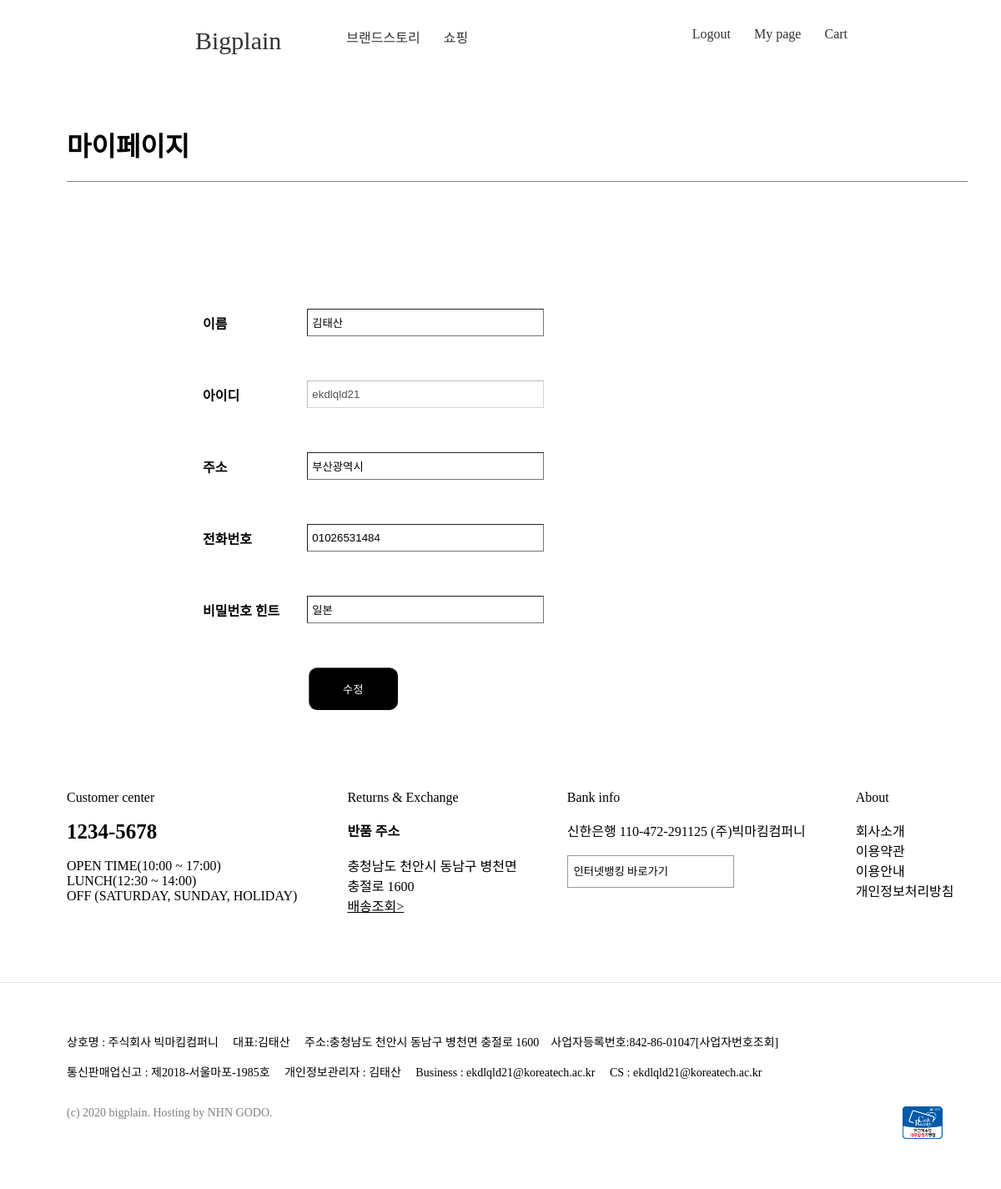
Page /php/mypage.php (signed in) on the committed database.
### tables this page shows
CREATE TABLE `userdata` (
  `id` int(11) NOT NULL,
  `email` char(100) NOT NULL,
  `password` char(100) NOT NULL,
  `name` char(100) NOT NULL,
  `address` char(100) NOT NULL,
  `phone` char(100) NOT NULL,
  `createDate` timestamp NOT NULL DEFAULT current_timestamp() ON UPDATE current_timestamp(),
  `hint` char(100) NOT NULL
);

### php/mypage.php (the view, shortened to what this page needs)
<?php
	if(isset($_SESSION['userid'])){
		$userid = $_SESSION['userid'];
	}
	else $userid = "";
	$conn = mysqli_connect("localhost", "root", "123456", "TermProject") or die ("DB연결실패");
	mysqli_query($conn, "set session character_set_connection=utf8;");
    mysqli_query($conn, "set session character_set_results=utf8;");
    mysqli_query($conn, "set session character_set_client=utf8;");
    $sql = "SELECT * FROM userdata WHERE email='$userid'";
    $query = mysqli_query($conn, $sql);
    $data = mysqli_fetch_array($query);
?>
<html>
<head>
	<link rel="stylesheet" type="text/css" href="/TermProject/css/index.css">
	<link rel="stylesheet" type="text/css" href="/TermProject/css/mypage.css">
</head>
<body>
	<div class="top_header">
		<div id="leftnavbar">
			<div id="mainlogo">
				<a href="index.php"> Bigplain </a>
			</div>
			<a href="company.php"> 브랜드스토리 </a>
			<a href="goods_list.php"> 쇼핑 </a>
		</div>
		<?php
			if($userid != ""){
				?>
				<div id="rightnavbar">
					<a href="cart.php"> Cart </a>
					<a href="mypage.php"> My page </a>
					<a onclick="logout();"> Logout </a>
				</div>
				<?php
			}
				?>
	</div>
	<div class="mypagehead">
		<h1> 마이페이지 </h1>
	</div>
	<form action='editprocess.php' method="POST" id="editform">
		<div class= "mypage">
			<table>
				<tr>
					<th>이름</th>
					<td><input type="text" name="name" class="form-control" id="name" value=<?=$data['name']?>></td>
				</tr>
				<tr>
					<th>아이디</th>
					<td><input type="text" name="email" class="form-control" id="email" value=<?=$data['email']?> disabled></td>
				</tr>
				<tr>
					<th>주소</th>
					<td><input type="text" name="address" class="form-control" id="address" value=<?=$data['address']?>></td>
				</tr>
				<tr>
					<th>전화번호</th>
					<td><input type="text" name="phone" class="form-control" id="phone" value=<?=$data['phone']?>></td>
				</tr>
				<tr>
					<th>비밀번호 힌트</th>
					<td><input type="text" name="hint" class="form-control" id="hint" value=<?=$data['hint']?>></td>
				</tr>
			</table>
			<div class="submit">
				<input type="button" id="editbutton" class="form-control-button" value="수정">
			</div>
		</div>
	</form>
		<div class="bottom-top">
			<div id="info-unit">
				<div id="head">
					Customer center
				</div>
				<br>
				<strong style="font-size:25px;"> 1234-5678 </strong>
				<br>
				<br>
				OPEN TIME(10:00 ~ 17:00)
				<br>
				LUNCH(12:30 ~ 14:00)
				<br>
				OFF (SATURDAY, SUNDAY, HOLIDAY)
			</div>
			<div id="info-unit">
				<div id="head">
					Returns & Exchange
				</div>
				<br>
				<strong>반품 주소</strong>
				<br>
				<br>
				충청남도 천안시 동남구 병천면
				<br>
				충절로 1600
				<br>
				<u onclick="location.href = 'https://service.epost.go.kr/iservice/usr/trace/usrtrc001k01.jsp'">배송조회></u>
			</div>
			<div id="info-unit">
				<div id="head">
					Bank info
				</div>
				<br>
				신한은행 110-472-291125 (주)빅마킴컴퍼니
				<br>
				<br>
				<select onchange="if(this.value) window.open(this.value);">
					<option selected>인터넷뱅킹 바로가기</option>
				</select>
			</div>
			<div id="info-unit">
				<div id="head">
					About
				</div>
				<br>
				<span onclick="location.href='company.php'">회사소개</span>
				<br>
				<span>이용약관</span>
				<br>
				<span>이용안내</span>
				<br>
				<span>개인정보처리방침</span>
			</div>
		</div>
		<div class="bottom-down">
			상호명 : 주식회사 빅마킴컴퍼니 &nbsp;&nbsp;&nbsp;  대표:김태산  &nbsp;&nbsp;&nbsp; 주소:충청남도 천안시 동남구 병천면 충절로 1600   &nbsp;&nbsp;&nbsp;사업자등록번호:842-86-01047[사업자번호조회]<br><br>
			통신판매업신고 : 제2018-서울마포-1985호  &nbsp;&nbsp;&nbsp; 개인정보관리자 : 김태산  &nbsp;&nbsp;&nbsp;  Business : ekdlqld21@koreatech.ac.kr   &nbsp;&nbsp;&nbsp; CS : ekdlqld21@koreatech.ac.kr<br><br><br>
			<div id="copy">
				(c) 2020 bigplain. Hosting by NHN GODO.
				<img src="/TermProject/img/seel.png">
			</div>
		</div>
</body>
</html>

### css/index.css (style rules this page uses)
#leftnavbar a { float: left; }
#rightnavbar a { float: right; }
.top_header { position: fixed; top:0; left:0; right: 0; padding-left: 220px; padding-right: 170px; padding-top: 18px; padding-bottom: 18px; overflow: hidden; background-color: #fff; background-color: rgba(255, 255, 255, 0.5); z-index: 1; }
.top_header a { color: #333; text-align: center; padding: 14px; text-decoration: none; font-size: 16px; }
#mainlogo a { margin-right: 50px; font-size: 30; }
* { box-sizing:border-box }
.bottom-top { padding-top: 80px; padding-left: 20px; padding-bottom: 80px ; display: flex; border-bottom: solid; border-bottom-color: #E2E2E2; border-width: thin; }
select { width: 200px; padding: .8em .5em; font-family: inherit; background: url(https://farm1.staticflickr.com/379/19928272501_4ef877c265_t.jpg) no-repeat 95% 50%; border: 1px solid #999; border-radius: 0px; -moz-appearance: none; appearance: none; }
#info-unit { padding-left: 60px; font-size: 16px; font-weight: 200; }
#info-unit #head { font-weight: 400; }
.bottom-down { font-size: 14px; padding-top: 60px; padding-left: 80px ; }
#copy { color: #808080; }
#copy img { position: absolute; right: 70px; width: 4%; height: auto; padding-bottom: 60px; }
#info-unit u { cursor: pointer; }
#info-unit span { cursor: pointer; }

### css/mypage.css (style rules this page uses)
.mypagehead { width: 90%; margin-left: 80px; margin-top: 150px; margin-bottom: 30px; border-bottom: solid; border-bottom-color: #808080; border-width: thin; }
#editform { margin-left: 20%; margin-top: 100px; }
th { text-align: left; }
th { padding-top: 50px; }
td { padding-left: 30px; padding-top: 50px; }
input { padding: 8px 100px 8px 5px; background-color: #fff; border-width: thin; }
#editbutton { cursor: pointer; padding: 15px 40px 15px 40px; border-radius: 10px; background-color: #000; color: #fff; }
.submit { margin-left: 130px; margin-top: 50px; }

### php/mypage.php (style rules this page uses)
body { margin:0; padding: 0; }

### rows in the picture
userdata: name "김태산", email "ekdlqld21", address "부산광역시", phone "01026531484", hint "일본"
